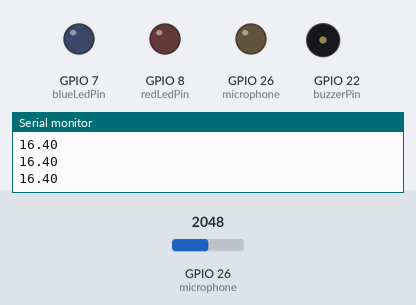
This sketch was run on a simulated ESP32. Shown: output pins drawn as LEDs (lit = HIGH), buzzer (waves = sounding, pin HIGH), the last lines printed to the serial monitor. Inputs (shaded band) come from the test bench; at power-on: GPIO 26 (microphone) = 2048.

Above: at 1.2 s.
1.3 s: GPIO 26 (microphone) set to 7
2.8 s: GPIO 26 (microphone) set to 4
At 4.0 s:
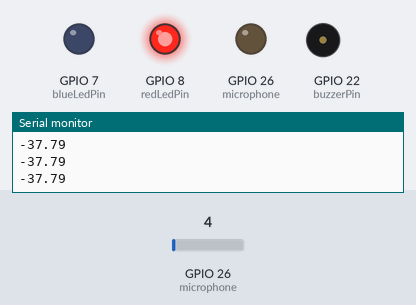
4.3 s: GPIO 26 (microphone) set to 491
At 5.3 s:
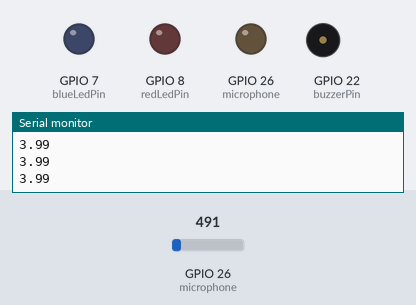
Timing chart, 0 to 7.3 s (numbered marks = the images above; inputs shaded):
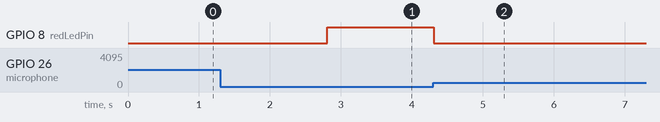

The sketch:

sketch_dec06a.ino
```cpp
#include <SPI.h>
const int irSensorPin = 27;
const int buzzerPin = 22;
const int redLedPin = 8;
const int blueLedPin = 7;
const int greenLedPin = 27;
const int microphone = 26;
const int button = 13;
const int tempSensorclk = 5;
const int tempSensordata = 4;

const int adcMaxValue = 1023;  // Maximum value of the ADC (10-bit resolution)
const float referenceVoltage = 3.3;  // Reference voltage of the ADC

void setup() {
  // put your setup code here, to run once:
  Serial.begin(9600);
  pinMode(microphone,OUTPUT);
  pinMode(buzzerPin, OUTPUT);
  pinMode(redLedPin, OUTPUT);
  pinMode(blueLedPin, OUTPUT);
}

void loop() {
  // put your main code here, to run repeatedly:


  int Mic = analogRead(microphone);
  //int mic_out=(Mic-500)/10.93374569274515;
  float decibels = adcToDecibels(Mic, adcMaxValue);


  //Serial.println(Mic);
  if (decibels<-10)
  {
    digitalWrite(greenLedPin, HIGH);
  }
  if (decibels<-20)
  {
    digitalWrite(blueLedPin, HIGH);
  }
  if (decibels<-35)
  {
    digitalWrite(redLedPin, HIGH);
  }

  else
    digitalWrite(redLedPin, LOW);
    digitalWrite(greenLedPin, LOW);
    digitalWrite(blueLedPin, LOW);
  Serial.println(decibels);
  delay(100);
}

float adcToDecibels(int adcValue, int adcMaxValue) {
  float voltage = (adcValue / (float)adcMaxValue) * referenceVoltage;
  float decibels = 20 * log10(voltage);
  return decibels;
}
```

Measured:
- the behaviour switches between 6 and 5 on GPIO 26 (microphone) (found by bisection; images 0 and 1)
- after the input at 2.8 s, GPIO 8 (redLedPin): LOW → HIGH at once
- after the input at 4.3 s, GPIO 8 (redLedPin): HIGH → LOW at once
